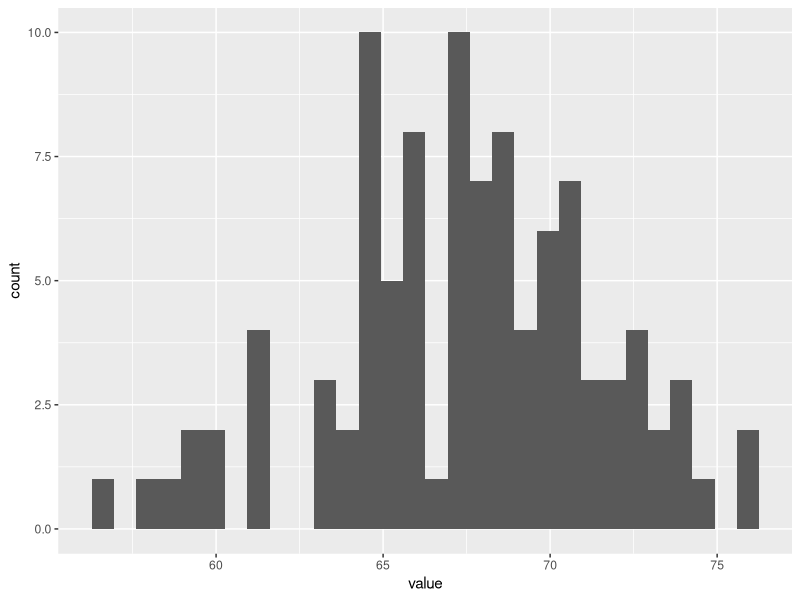
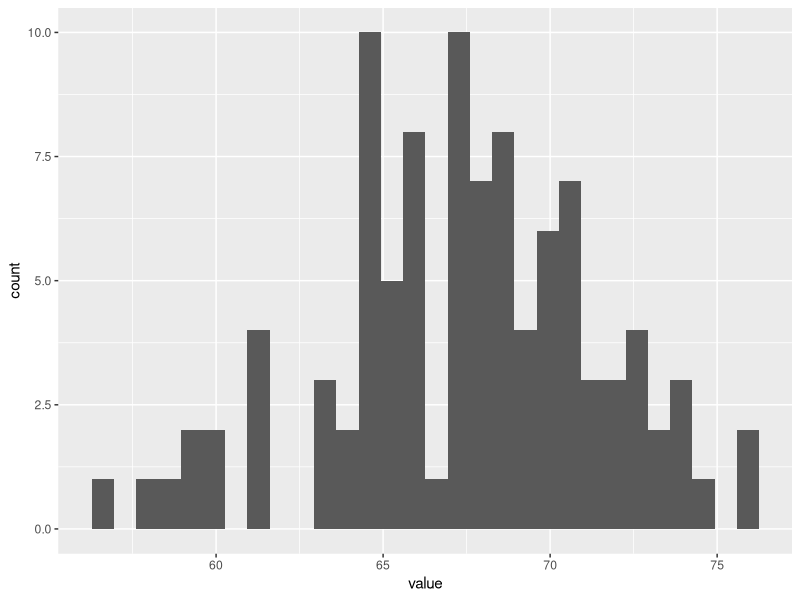

These figures' R source, in order:
library(tidyverse)

cats <- 5

#create a pretend dataframe. I will save it as a tibble and work within the tidyverse.
fakedata <- as_tibble(rnorm(100, mean = 67, sd = 4))

#take a quick peek at the first few rows.The column name is "value.“
head(fakedata)

#crate a histogram, assigning it to an object of plot
myplot<-ggplot(fakedata, aes(x = value)) + 
  geom_histogram()

#look at it
myplot

#save it to my "figs" folder
ggsave(plot = myplot,
       filename = "figs/histogram.tiff",
       width = 5, height = 5, units = "in",
       device = "tiff",
       dpi = 400)

#Bailey has entered the Code 
